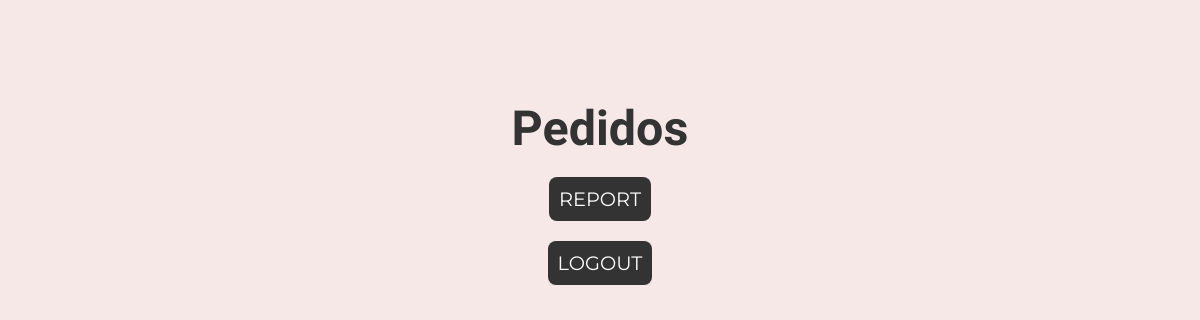
Page /order_pannel (signed in) on the earlier database version.
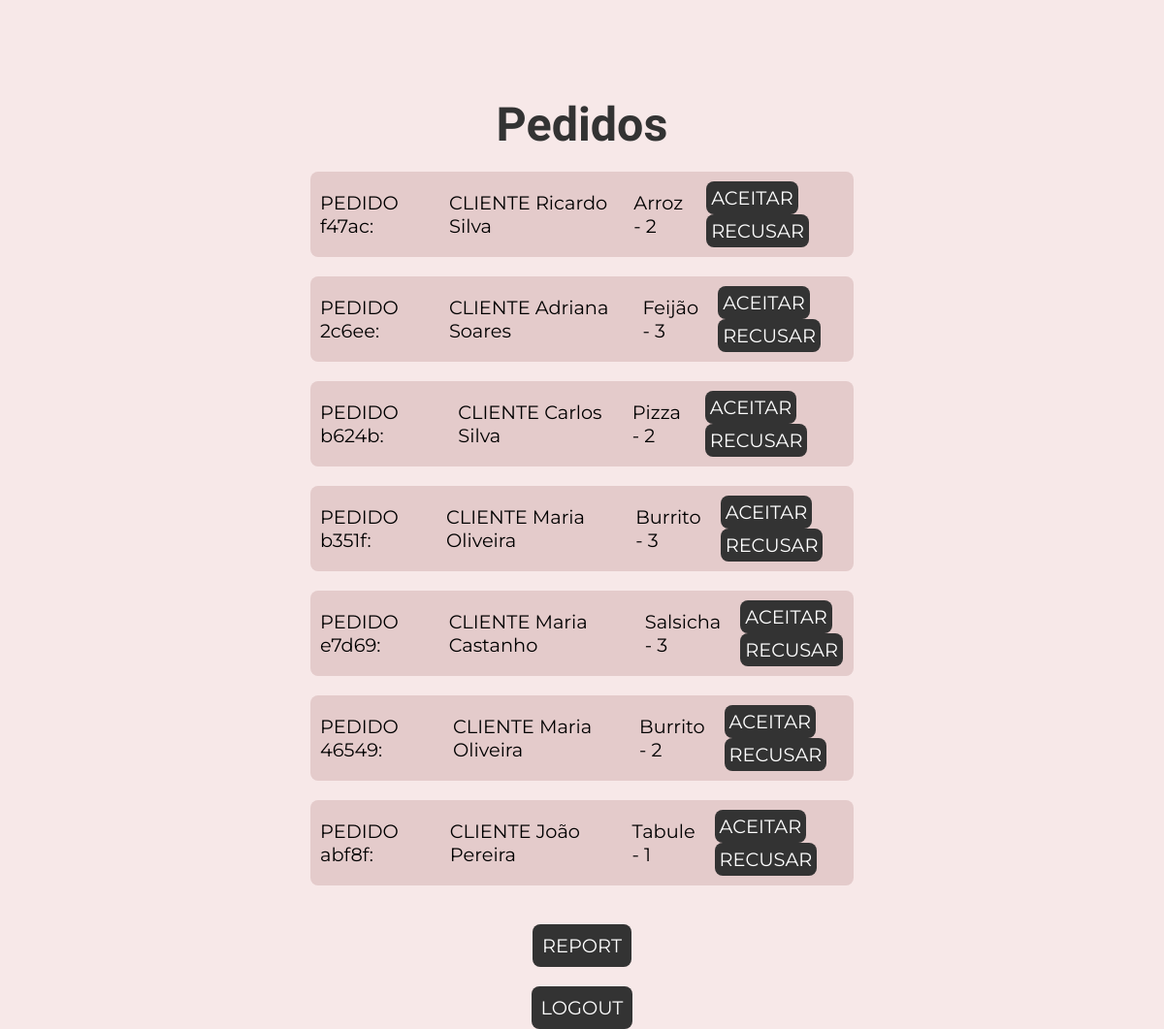
Same page on the later database version.
### tables this page shows
CREATE TABLE client (
                id INTEGER PRIMARY KEY AUTOINCREMENT,
                name_client TEXT NOT NULL,
                email TEXT NOT NULL UNIQUE,
                password TEXT NOT NULL,
                last_login TEXT DEFAULT 'Este é seu primeiro login!'
            );

CREATE TABLE client_order (
                order_id TEXT,
                fk_client INT,
                fk_product INT,
                quantity INT,
                date_order TEXT,
                fk_restaurant INT,
                order_total INT DEFAULT 0,
                status INT DEFAULT 0,

                FOREIGN KEY (fk_client) REFERENCES client(id),
                FOREIGN KEY (fk_product) REFERENCES product(id),
                FOREIGN KEY (fk_restaurant) REFERENCES restaurant(id)
            );

CREATE TABLE product (
                id INTEGER PRIMARY KEY AUTOINCREMENT,
                name_product TEXT NOT NULL,
                price INT NOT NULL,
                fk_id_restaurant INT NOT NULL,
                FOREIGN KEY (fk_id_restaurant) REFERENCES restaurant(id) 
            );

### appFlask.py (the view)
@appFlask.route('/order_pannel', methods=['GET', 'POST'])
def order_pannel():
     if 'pk' not in session:
        return redirect(url_for('login'))
     orders = DB.get_orders_id_name(my_db, session['pk'])
     if request.method == 'POST':
          action = request.form.get('action')
          order_id = request.form.get('order_id')
          if action in ['1', '2', '3', '4']:
               DB.update_status_order(my_db, order_id, action)
     order_info = []
     for order in orders:
          order_id = order[0]
          client = order[1]
          status_raw = DB.get_order_status(my_db, order_id)
          status = status_raw[0]
          products = DB.get_products_and_quantity_from_order(my_db, order_id)
          product_details = [{"name": product[0], "quantity": product[1]} for product in products]
          order_info_dic = {
               "order_id": order_id,
               "client": client,
               "product_details": product_details,
               "status": status
          }
          order_info.append(order_info_dic)
     return render_template('order_pannel.html', orders=order_info, user=session['pk'])

### database/db.py (called while the page is built)
    def get_products_and_quantity_from_order(self, order_number: str):
        cur = self.connection.cursor()
        cur.execute('''
            SELECT name_product, quantity
            FROM client_order
            INNER JOIN product ON client_order.fk_product = product.id
            WHERE client_order.order_id = ?
        ''', (order_number,))
        records = cur.fetchall()
        cur.close()
        return records

    def get_orders_id_name(self, fk_restaurant):
        cur = self.connection.cursor()
        cur.execute('''
                        SELECT DISTINCT order_id, name_client
                        FROM client_order AS co
                        INNER JOIN client c ON c.id = co.fk_client
                        WHERE fk_restaurant = ?
                        ''', (fk_restaurant,))
        records = cur.fetchall()
        cur.close()
        return records

    def get_order_status(self, order_number):
        cur = self.connection.cursor()
        cur.execute('''
                        SELECT DISTINCT status
                        FROM client_order
                        WHERE order_id = ?
                        ''', (order_number,))
        record = cur.fetchone()
        cur.close()
        return record

### templates/order_pannel.html (shortened to what this page needs)
<!DOCTYPE html>
<html lang="pt-BR">
<head>
    <link rel="stylesheet" href="{{ url_for('static', filename='order_pannel.css') }}">
</head>
<body>
    <div class="container">
        <ul>
            {% if user != 1 %}
            <h1>Pedidos</h1>
            {% for order in orders %}
            {% if order.status != 3 and order.status != 4 %}
                <li class="container_order">
                    <p>PEDIDO {{ order.order_id[:5] }}:</p>
                    <p>CLIENTE {{order.client}}</p>
                    <ul class="item">
                        {% for product in order.product_details %}
                        <li>{{ product.name }} - {{ product.quantity }}</li>
                        {% endfor %}
                        <form method="POST" action="{{ url_for('order_pannel') }}">
                            {% if order.status == 0 %}
                            <div>
                                <button class="action_btn" type="submit" name="action" value="1">ACEITAR</button>
                                <button class="action_btn" type="submit" name="action" value="4">RECUSAR</button>
                            </div>
                            {% elif order.status == 1 %}
                            <div><button class="action_btn" type="submit" name="action" value="2">ENTREGA EM ANDAMENTO</button></div>
                            {% elif order.status == 2 %}
                            <div><button class="action_btn" type="submit" name="action" value="3">ENTREGUE</button></div>
                            {% endif %}
                        </form>
                    </ul>
                </li>
            {% endif %}
            {% endfor %}
            {% else %}
            <p>ADMIN</p>
            {% endif %}
        </ul>
        <form action="{{ url_for('report') }}" method="get">
            <button type="submit" class="default_btn">REPORT</button>
        </form>
        <form action="{{ url_for('logout') }}" method="get">
            <button type="submit" class="default_btn">LOGOUT</button>
        </form>
    </div>
</body>
</html>

### static/order_pannel.css (style rules this page uses)
* { margin: 0; padding: 0; box-sizing: border-box; text-decoration: none; font-family: "Montserrat", serif; font-size: 1.1rem; }
html { background-color: rgb(247, 232, 232); width: 100%; height: 100%; }
.container { display: flex; flex-direction: column; justify-content: center; align-items: center; background-color: rgb(247, 232, 232); margin-top: 100px; }
h1 { color: #333; font-family: "Macondo", serif; font-size: 2.5em; text-align: center; }
.default_btn { margin-top: 20px; padding: 10px; background-color: #333; color: white; border: none; border-radius: 8px; cursor: pointer; width: fit-content; }
.container_order { display: flex; gap: 20px; margin: 20px; padding: 10px; background-color: rgb(228, 203, 203); flex-direction: row; justify-content: space-between; align-items: center; border-radius: 8px; }
.item { display: flex; gap: 20px; justify-content: space-between; align-items: center; }
ul, ol { list-style: none; }
.action_btn { padding: 5px; background-color: #333; color: white; border: none; border-radius: 8px; cursor: pointer; width: fit-content; }
ul { width: 50%; }

Differences in the rows shown:
now on this page (row edited): client: order_id "f47ac", client "Ricardo Silva"
added client_order: name "Arroz", quantity "2", shown under "f47ac"
now on this page (row edited): client: order_id "2c6ee", client "Adriana Soares"
added client_order: name "Feijão", quantity "3", shown under "2c6ee"
added client: order_id "b624b", client "Carlos Silva"
added client_order: name "Pizza", quantity "2", shown under "b624b"
added client: order_id "b351f", client "Maria Oliveira", order_id "46549"
added client_order: name "Burrito", quantity "3", shown under "b351f"
now on this page (row unchanged): client: order_id "e7d69", client "Maria Castanho"
added client_order: name "Salsicha", quantity "3", shown under "e7d69"
added client_order: name "Burrito", quantity "2", shown under "46549"
added client: order_id "abf8f", client "João Pereira"
added client_order: name "Tabule", quantity "1", shown under "abf8f"
